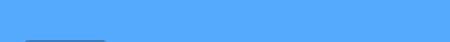
  <widget class="QDockWidget" name="info_Area">
   <property name="geometry">
    <rect>
     <x>0</x>
     <y>-30</y>
     <width>450</width>
     <height>42</height>
    </rect>
   </property>
   <property name="minimumSize">
    <size>
     <width>450</width>
     <height>42</height>
    </size>
   </property>
   <property name="maximumSize">
    <size>
     <width>450</width>
     <height>630</height>
    </size>
   </property>
   <property name="styleSheet">
    <string notr="true">background-color : rgb(85, 170, 255);</string>
   </property>
   <widget class="QWidget" name="dockWidgetContents_4">
    <widget class="QWidget" name="layoutWidget_2">
     <property name="geometry">
      <rect>
       <x>30</x>
       <y>80</y>
       <width>391</width>
       <height>495</height>
      </rect>
     </property>
     <layout class="QVBoxLayout" name="verticalLayout_5">
      <item>
       <widget class="QPushButton" name="btn_Konyang_Minimap_3">
        <property name="minimumSize">
         <size>
          <width>0</width>
          <height>80</height>
         </size>
        </property>
        <property name="styleSheet">
         <string notr="true">#btn_Konyang_Minimap_3{
background-color: rgb(62, 125, 188);
border-style:outset;
font: 9pt &quot;휴먼편지체&quot;;
font: 18pt &quot;휴먼편지체&quot;;
border-radius:20px
}
#btn_Konyang_Minimap_3:pressed
{
background-color:rgb(85, 190, 255)
}</string>
        </property>
        <property name="text">
         <string>건양대 약도</string>
        </property>
       </widget>
      </item>
      <item>
       <widget class="QPushButton" name="btn_Konyang_Contract_3">
        <property name="minimumSize">
         <size>
          <width>0</width>
          <height>80</height>
         </size>
        </property>
        <property name="styleSheet">
         <string notr="true">#btn_Konyang_Contract_3{
background-color: rgb(62, 125, 188);
border-style:outset;
font: 9pt &quot;휴먼편지체&quot;;
font: 18pt &quot;휴먼편지체&quot;;
border-radius:20px
}
#btn_Konyang_Contract_3:pressed
{
background-color:rgb(85, 190, 255)
}</string>
        </property>
        <property name="text">
         <string>연락처</string>
        </property>
       </widget>
      </item>
      <item>
       <widget class="QPushButton" name="btn_Konyang_info_3">
        <property name="minimumSize">
         <size>
          <width>0</width>
          <height>80</height>
         </size>
        </property>
        <property name="styleSheet">
         <string notr="true">#btn_Konyang_info_3{
background-color: rgb(62, 125, 188);
border-style:outset;
font: 9pt &quot;휴먼편지체&quot;;
font: 18pt &quot;휴먼편지체&quot;;
border-radius:20px
}
#btn_Konyang_info_3:pressed
{
background-color:rgb(85, 190, 255)
}</string>
        </property>
        <property name="text">
         <string>공지사항</string>
        </property>
       </widget>
      </item>
     </layout>
    </widget>
    <widget class="QPushButton" name="btn_info_back">
     <property name="geometry">
      <rect>
       <x>20</x>
       <y>40</y>
       <width>91</width>
       <height>21</height>
      </rect>
     </property>
     <property name="font">
      <font>
       <family>휴먼편지체</family>
       <pointsize>9</pointsize>
       <weight>50</weight>
       <italic>false</italic>
       <bold>false</bold>
      </font>
     </property>
     <property name="styleSheet">
      <string notr="true">#btn_info_back{
background-color: rgb(62, 125, 188);
font: 9pt &quot;휴먼편지체&quot;;
border-style:outset;
border-radius:10px
}
#btn_info_back:pressed
{
background-color:rgb(85, 190, 255)
}</string>
     </property>
     <property name="text">
      <string>뒤로가기</string>
     </property>
    </widget>
   </widget>
  </widget>
